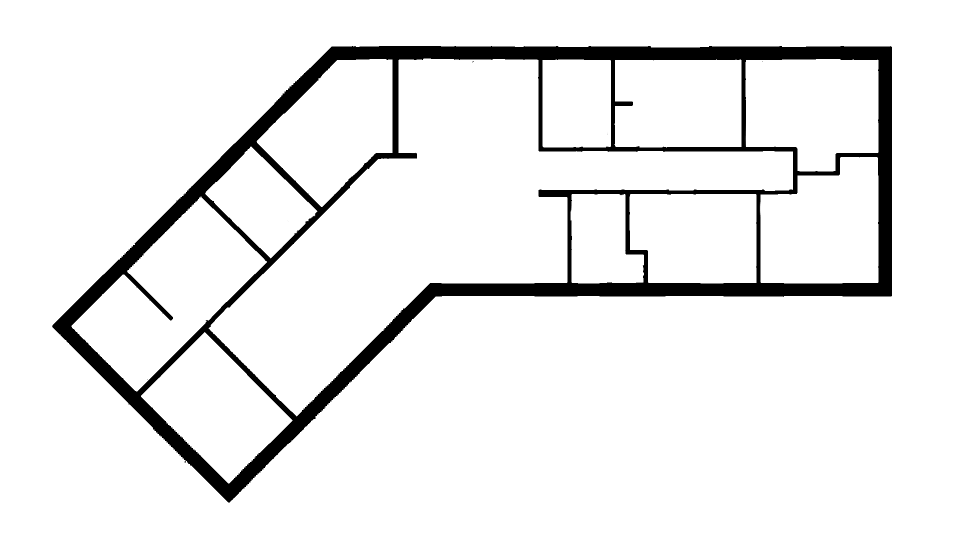
#> input picture Simulation/bckup/2.0/images/floorplan_binary_mask_ALPHA.png, 1920 x 1080 px, found by its file name (shown at 1/2 size)
$ python findRooms.py
#> lines starting #> are read from the running program, lines starting #| are printed output that depends on the picture; after the words box and inside, x2 and y2 are one past the last pixel; in counts of white or black regions, pixels touching at a corner belong together
import cv2
import numpy as np

# Load RGBA image and extract alpha
img = cv2.imread("images/floorplan_binary_mask_ALPHA.png", cv2.IMREAD_UNCHANGED)
#> img is the input picture: shape (1080, 1920, 4); mean B, G, R, A 236, 236, 236, 19
alpha = img[:, :, 3]
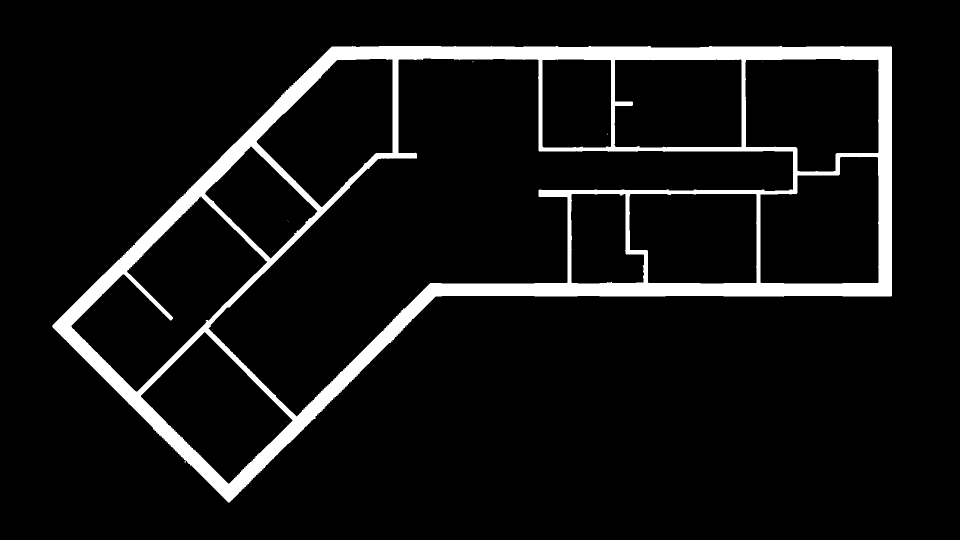
#> alpha: shape (1080, 1920) (shown at 1/2 size); min 0, max 255, mean 19
print("Unique alpha values:", np.unique(alpha))  # should show 0, 245, 255
#| Unique alpha values: [  0  34 255]

# Create masks
WALL_VAL = 255
DOOR_VAL = 245

# Binary masks
wall_mask = (alpha == WALL_VAL).astype(np.uint8)
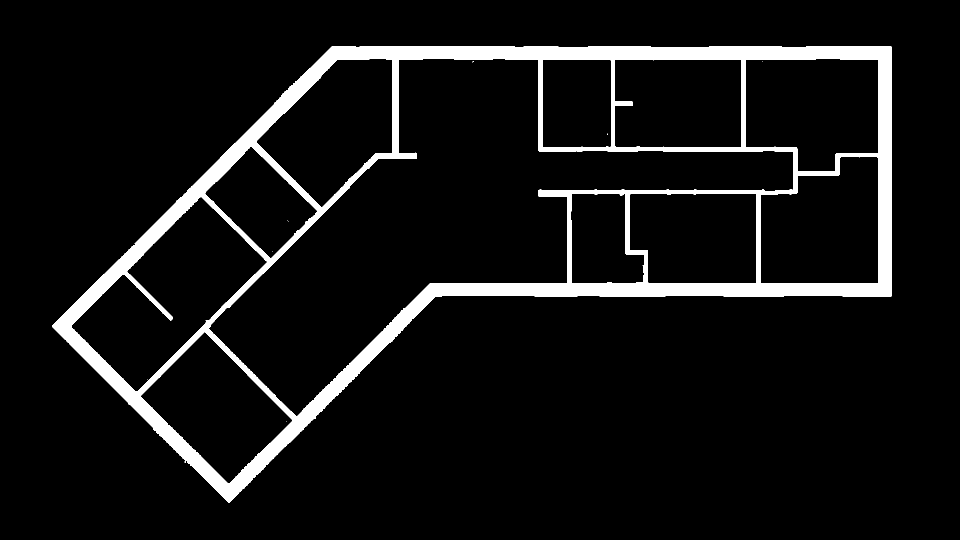
#> wall_mask: shape (1080, 1920) (shown at 1/2 size); values 0 (black) and 1 (white), 7.5% white; 9 white regions (8 under 20 px), largest, box (x1, y1, x2, y2) and area: (104, 92, 1784, 1005) 154525
door_mask = (alpha == DOOR_VAL).astype(np.uint8)
#> door_mask: shape (1080, 1920); every value is 0
free_space_mask = ((alpha == 0) | (alpha == DOOR_VAL)).astype(np.uint8) * 255
#> free_space_mask: shape (1080, 1920); 92.5% white; 9 black regions (8 under 20 px), largest, box (x1, y1, x2, y2) and area: (104, 92, 1784, 1005) 154527

# Step 1: Close doors temporarily for room segmentation
mask_closed = free_space_mask.copy()

# Optional: morphological close to help with noise/gaps
kernel = np.ones((7, 7), np.uint8)
mask_closed = cv2.morphologyEx(mask_closed, cv2.MORPH_CLOSE, kernel)
#> mask_closed: shape (1080, 1920); 92.6% white; 4 black regions, box (x1, y1, x2, y2) and area: (106, 92, 1784, 1003) 153177, (273, 568, 280, 575) 49, (299, 594, 306, 601) 49, (325, 620, 332, 627) 49

# Step 2: Remove exterior space using flood fill
filled = mask_closed.copy()
h, w = filled.shape
#> h = 1080; w = 1920
cv2.floodFill(filled, np.zeros((h + 2, w + 2), np.uint8), (5, 5), 0)
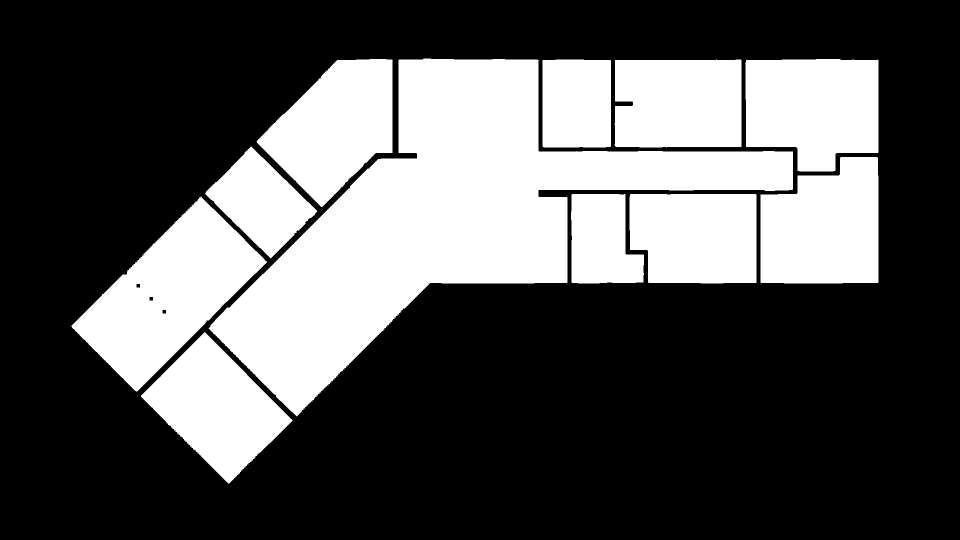
#> filled: shape (1080, 1920) (shown at 1/2 size); 33.7% white; 11 white regions

# Step 3: Detect room contours
contours, _ = cv2.findContours(filled, cv2.RETR_EXTERNAL, cv2.CHAIN_APPROX_SIMPLE)
#> contours = 11 contours; largest, box (x1, y1, x2, y2) and area: (417, 117, 1586, 833) 276961, (143, 393, 534, 783) 67880, (1491, 118, 1757, 343) 50627, (1521, 314, 1757, 567) 50414, (513, 118, 785, 414) 48682

# Step 4: Generate outputs
room_vis = cv2.cvtColor(free_space_mask, cv2.COLOR_GRAY2BGR)
room_ids = np.zeros_like(free_space_mask, dtype=np.uint8)

room_id = 1
for cnt in contours:
    area = cv2.contourArea(cnt)
    if area > 2000:
        color = tuple(np.random.randint(100, 255, 3).tolist())
        cv2.drawContours(room_vis, [cnt], -1, color, -1)
        cv2.drawContours(room_ids, [cnt], -1, room_id, -1)
        print(f"Detected room {room_id} (area: {int(area)})")
        room_id += 1
#> this loop made 11 passes
#> (area, color) on passes 1 to 11: (44738.5, (147, 217, 167)), (67880.5, (203, 109, 121)), (42335.5, (136, 187, 170)), (20998, (188, 240, 158)), (50413.5, (139, 187, 188)), (24312, (181, 125, 177)), (43305.5, (172, 109, 248)), (23701.5, (215, 179, 182)), (50627, (199, 129, 247)), (48682, (247, 242, 132)), (276961, (109, 227, 132))
#| Detected room 1 (area: 44738)
#| Detected room 2 (area: 67880)
#| Detected room 3 (area: 42335)
#| Detected room 4 (area: 20998)
#| Detected room 5 (area: 50413)
#| Detected room 6 (area: 24312)
#| Detected room 7 (area: 43305)
#| Detected room 8 (area: 23701)
#> (further printed lines are left out)
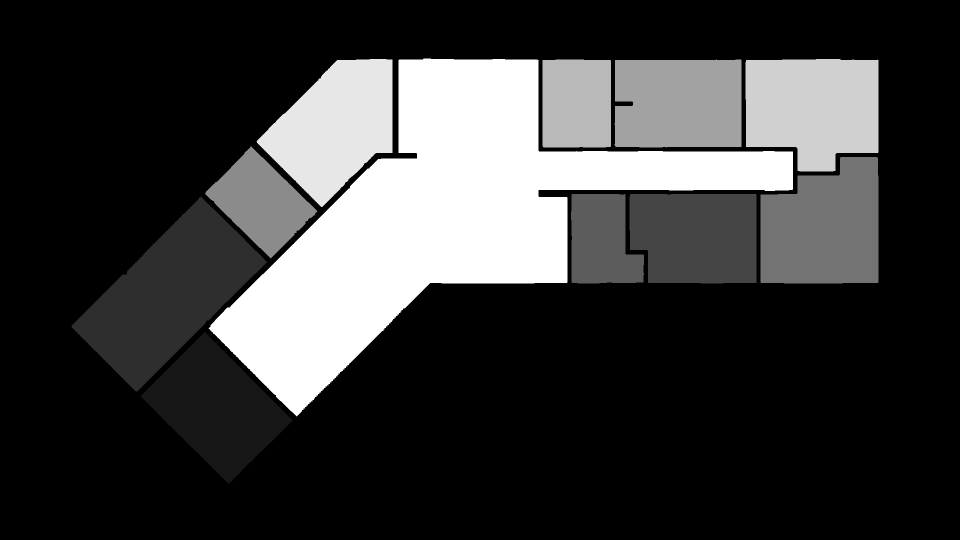
#> room_ids: shape (1080, 1920) (shown at 1/2 size); min 0, max 11, mean 2.56; drawn with min black and max white
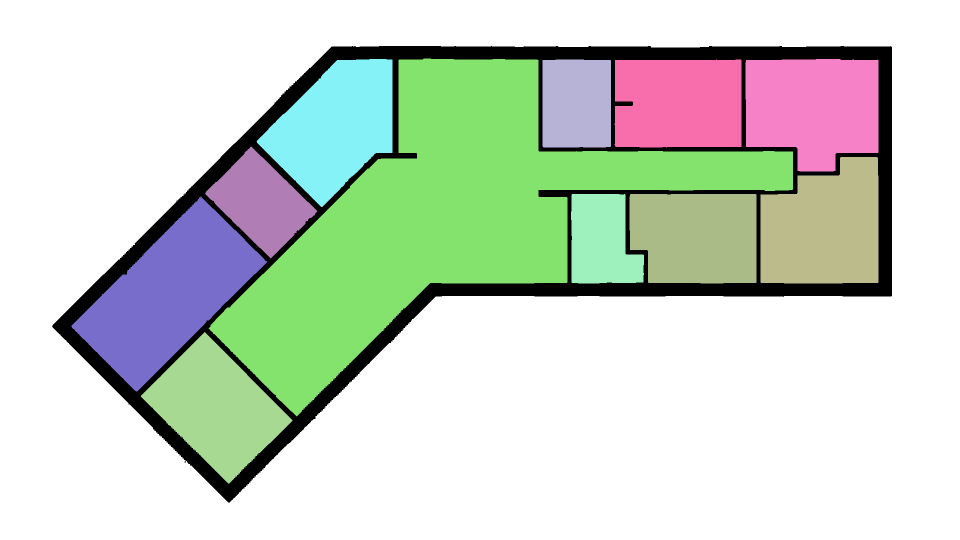
#> room_vis: shape (1080, 1920, 3) (shown at 1/2 size); mean B, G, R 201.8, 214.6, 203.9
#> after the loop, room_id = 12


cv2.imwrite("images/debug_free_space_mask.png", free_space_mask)

cv2.imshow("Rooms", room_vis)
cv2.waitKey(0)
cv2.destroyAllWindows()
